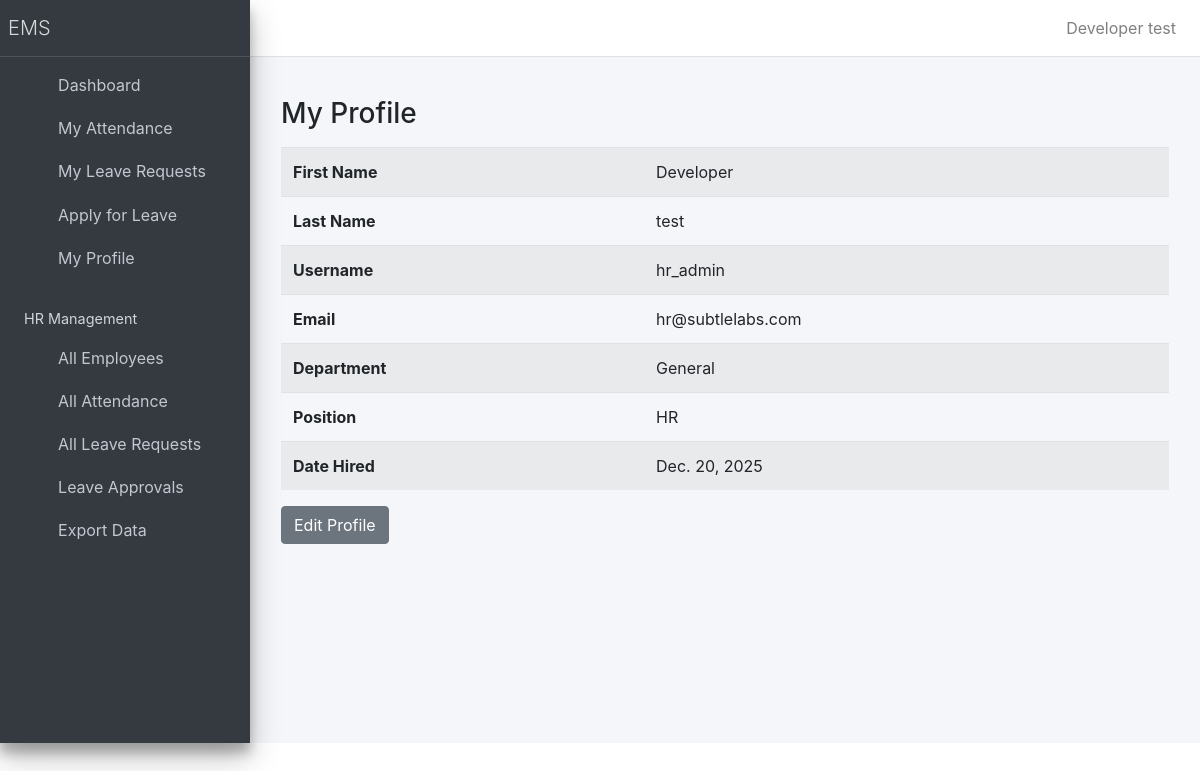
Page /my-profile/ (signed in) on the committed database.
### employee/models.py (models this page shows, shortened)
class Employee(models.Model):
    user = models.OneToOneField(User, on_delete=models.CASCADE, null=True, blank=True)
    first_name = models.CharField(max_length=30)
    last_name = models.CharField(max_length=30)
    email = models.EmailField(unique=True)
    position = models.CharField(max_length=50)
    department = models.CharField(max_length=50)
    date_hired = models.DateField()
    class Meta:
       ordering = ['-date_hired']

### employee/views/employee_views.py (the view)
# urls.py: path("my-profile/", MyProfileView.as_view(), name="my_profile"),
@method_decorator(login_required(login_url=reverse_lazy("login")), name='dispatch')
@employee_required
class MyProfileView(View):
    def get(self, request):
        employee = get_or_create_employee(request.user)
        return render(request, "employee/my_profile.html", {"employee": employee})

### employee/context_processors.py (called while the page is built)
def employee_context(request):
    context = {}
    if request.user.is_authenticated:
        try:
            from .models import Employee
            employee = Employee.objects.get(user=request.user)
            context['employee'] = employee
            context['employee_name'] = f"{employee.first_name} {employee.last_name}".strip()
        except Employee.DoesNotExist:
            context['employee'] = None
            context['employee_name'] = None
    return context

### employee/utils.py (called while the page is built)
def is_employee(user):
    if not user.is_authenticated:
        return False
    if user.groups.filter(name='HR').exists():
        return True
    return hasattr(user, 'employee')

### employee/views/employee_views.py (called while the page is built)
def get_or_create_employee(user):
    try:
        employee = Employee.objects.get(user=user)
        return employee
    except Employee.DoesNotExist:
        email = user.email or f"{user.username}@company.com"
        if Employee.objects.filter(email=email).exists():
            email = f"{user.username}@company.com"
        employee = Employee.objects.create(
            user=user,
            first_name=user.first_name or user.username,
            last_name=user.last_name or '',
            email=email,
            position='Employee',
            department='General',
            date_hired=date.today(),
        )
        return employee

### employee/templates/employee/my_profile.html
{% extends "base.html" %}
{% block content %}
<div class="container mt-4">
  <h3>My Profile</h3>
  <table class="table table-striped mt-3">
    <tr>
      <th>First Name</th>
      <td>{{ employee.first_name }}</td>
    </tr>
    <tr>
      <th>Last Name</th>
      <td>{{ employee.last_name }}</td>
    </tr>
    <tr>
      <th>Username</th>
      <td>
        {% if request.user and request.user.username %}
          {{ request.user.username }}
        {% else %}
          <span class="text-muted">Not assigned</span>
        {% endif %}
      </td>
    </tr>
    <tr>
      <th>Email</th>
      <td>{{ employee.email }}</td>
    </tr>
    <tr>
      <th>Department</th>
      <td>{{ employee.department }}</td>
    </tr>
    <tr>
      <th>Position</th>
      <td>{{ employee.position }}</td>
    </tr>
    <tr>
      <th>Date Hired</th>
      <td>{{ employee.date_hired }}</td>
    </tr>
  </table>
  <a href="{% url 'edit_my_profile' %}" class="btn btn-secondary">
    Edit Profile
  </a>
</div>
{% endblock %}

### rows in the picture
Employee: first_name "Developer", last_name "test", email "hr@subtlelabs.com", department "General", position "HR", date_hired "Dec. 20, 2025"

### other values in the picture
{{ employee_name }} "Developer test"
{{ request.user.username }} "hr_admin"
